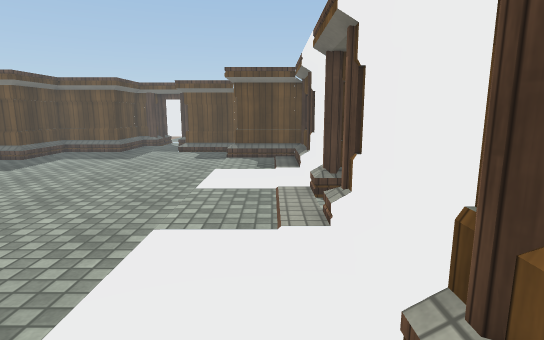
view 1 (above)

17 first-person views from a walk through a scene from a Unity 3-D project. The camera is 1.3 m above the floor, tilts 10° down and sees 80° across. Doors are open. The floor is counted in squares, 0.5 m on a side. Each view is taken from the middle of a square. On the plan, view 1 faces up. The plan holds only what a view shows up to about 20 squares ahead; the rest is blank. The place goes on beyond the plan. Surface patterns are stand-ins for the level's own textures.

view 2
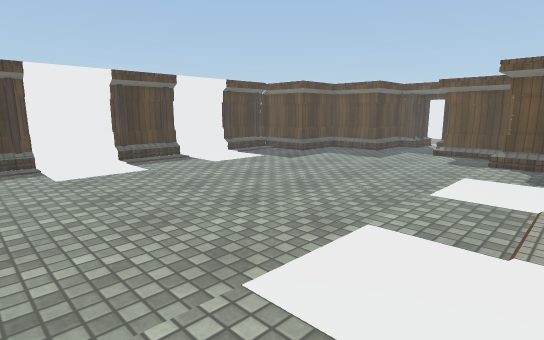

view 3
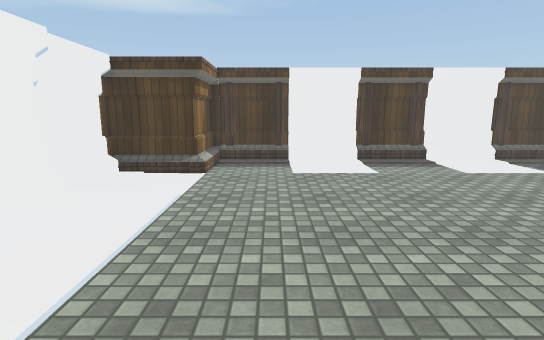

view 4
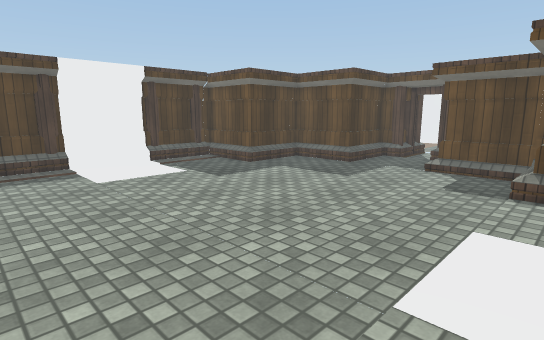

view 5
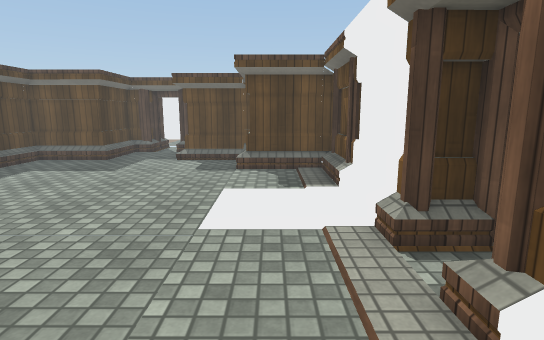

view 6
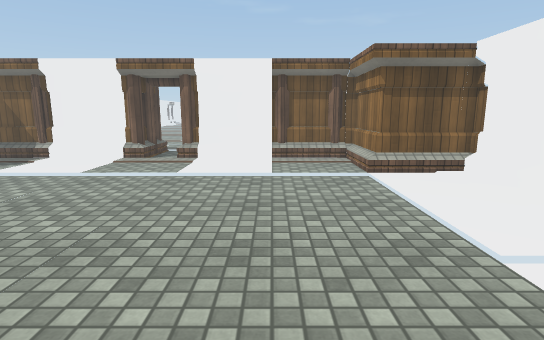

view 7
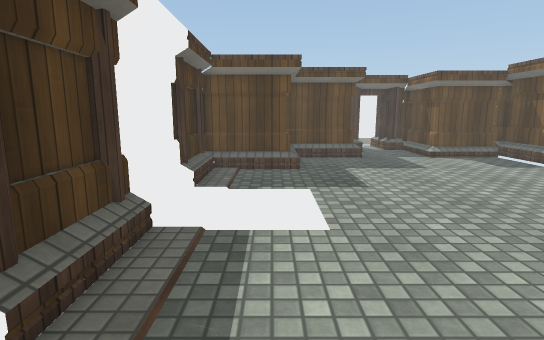

view 8
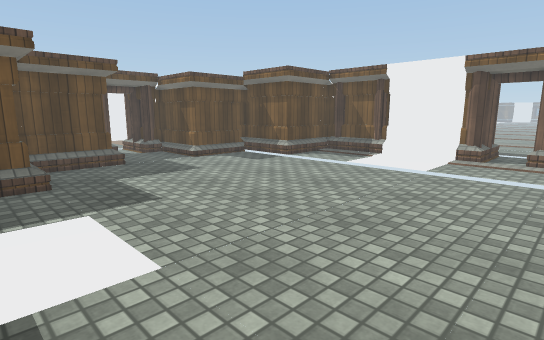

view 9
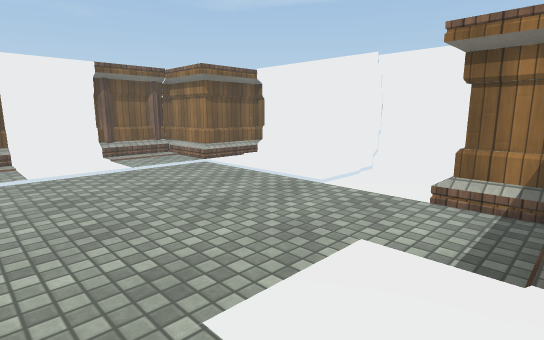

view 10
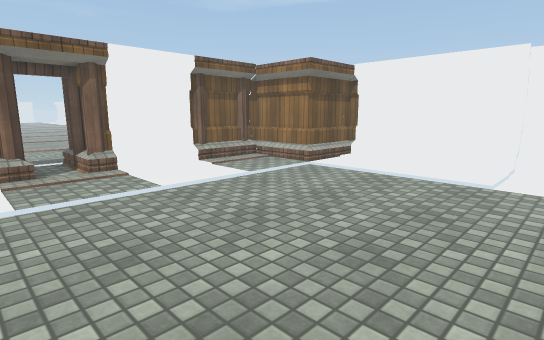

view 11
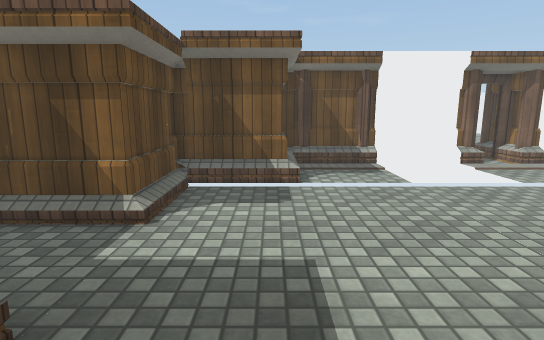

view 12
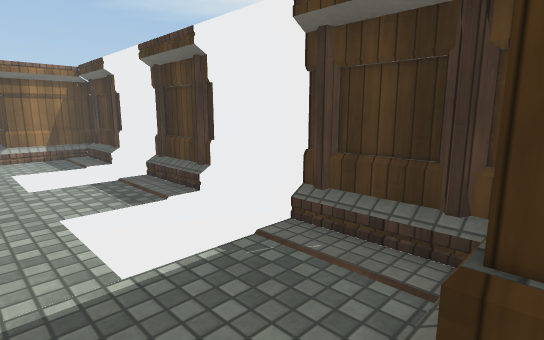

view 13
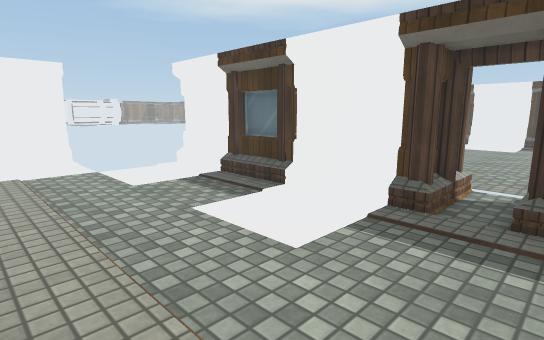

view 14
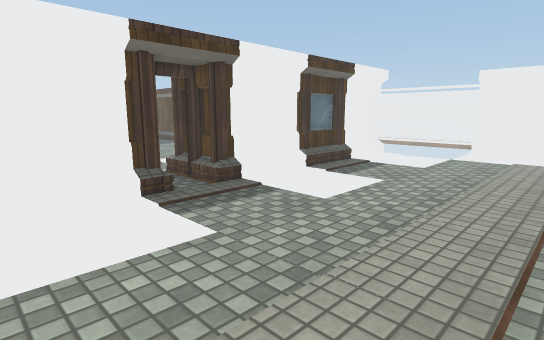

view 15
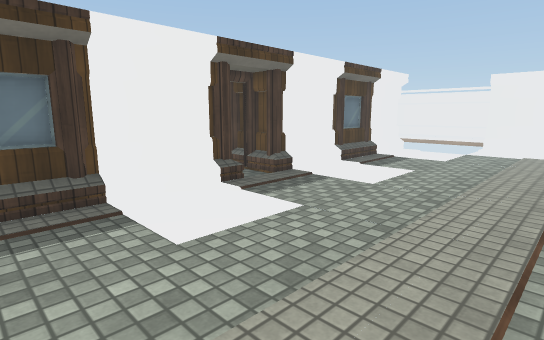

view 16
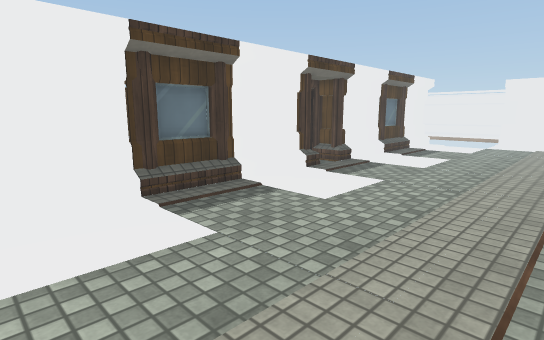

view 17
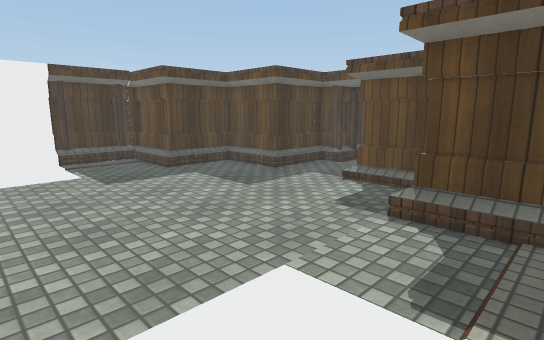

### Floor plan
Key: @ floor where view 1 was taken; # wall or solid block; . floor; D open door; = window, fence, low wall or low ledge.
Columns run from 19 left of view 1 to 15 right of it. Each row starts with its distance up from view 1.
 25         #....#               ....
 24        ##....##              ....
 23     #####....#####           ....
 22     #............#      #........
 21     #............#      #........
 20    ##............#####  #.........
 19 #####............#==##  #.........
 18 #....................#  #.........
 17 #....................#  #.........
 16 #....................#  #.........
 15 #....................#  #.........
 14 #....................#  #.........
 13 #....................#  #.........
 12 #....................#  #.........
 11 #....................####..........
 10 #....................#D##..........
  9 #.....................D............
  8 #....................#D##..........
  7 #....................####..........
  6 #....................#  #..........
  5 #....................#  #..........
  4 #....................#  #..........
  3 #....................#  #..........
  2 #....................#  #..........
  1 #....................#  #..........
  0 #..................@.#  #..........
 -1 #====............#####  #..........
 -2 #####............##     #.........
 -3     #............#      #........
 -4     #............#      #........
 -5     #===##########      #    .... .

Positions as (right, up) in squares from view 1, and headings:
1: (0, 0), facing up
2: (1, 0), facing up-left
3: (0, 2), facing left
4: (-1, 7), facing up-left
5: (-1, 4), facing up
6: (-16, 3), facing right
7: (-16, 4), facing up
8: (-17, 6), facing up-right
9: (-18, 9), facing down-right
10: (-13, 12), facing down-right
11: (-14, 20), facing right
12: (-13, 20), facing down-left
13: (14, 11), facing down-left
14: (15, 3), facing up-left
15: (15, 0), facing up-left
16: (15, -5), facing up-left
17: (1, 11), facing up-left
